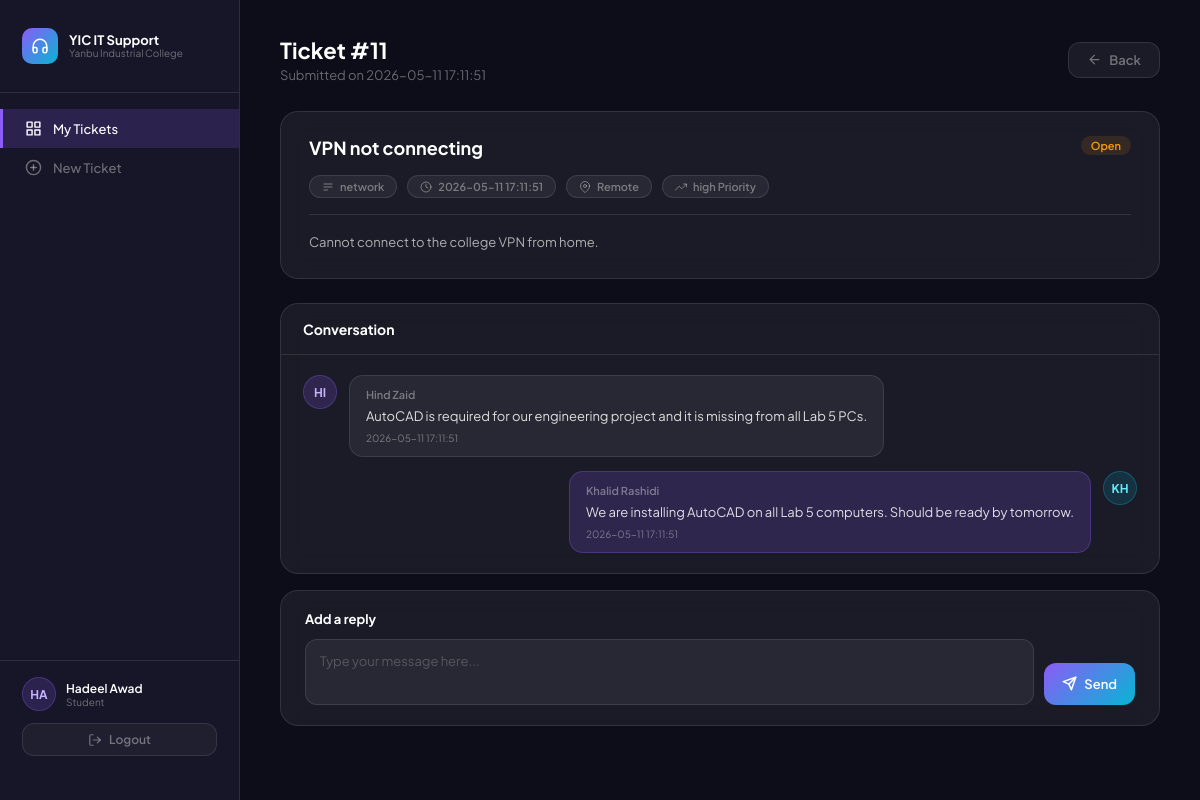
Page /student/ticket_detail.php?id=11 (signed in) on the committed database.
### tables this page shows
CREATE TABLE tickets (
    id INT AUTO_INCREMENT PRIMARY KEY,
    user_id INT NOT NULL,
    title VARCHAR(200) NOT NULL,
    description TEXT NOT NULL,
    category VARCHAR(50),
    priority ENUM('low', 'medium', 'high') DEFAULT 'medium',
    location VARCHAR(100),
    status ENUM('open', 'progress', 'resolved') DEFAULT 'open',
    created_at TIMESTAMP DEFAULT CURRENT_TIMESTAMP,
    updated_at TIMESTAMP DEFAULT CURRENT_TIMESTAMP ON UPDATE CURRENT_TIMESTAMP,
    FOREIGN KEY (user_id) REFERENCES users(id)
);

CREATE TABLE responses (
    id INT AUTO_INCREMENT PRIMARY KEY,
    ticket_id INT NOT NULL,
    user_id INT NOT NULL,
    message TEXT NOT NULL,
    created_at TIMESTAMP DEFAULT CURRENT_TIMESTAMP,
    FOREIGN KEY (ticket_id) REFERENCES tickets(id),
    FOREIGN KEY (user_id) REFERENCES users(id)
);

CREATE TABLE users (
    id INT AUTO_INCREMENT PRIMARY KEY,
    name VARCHAR(100) NOT NULL,
    email VARCHAR(100) NOT NULL UNIQUE,
    password VARCHAR(255) NOT NULL,
    role ENUM('student', 'admin') NOT NULL DEFAULT 'student',
    created_at TIMESTAMP DEFAULT CURRENT_TIMESTAMP
);

### student/ticket_detail.php (the view, shortened to what this page needs)
<?php
require '../includes/db.php';
$student_name     = $_SESSION['user_name'];
$student_initials = strtoupper(substr($student_name, 0, 1) . substr(strrchr($student_name, " "), 1, 1));
$ticket_id = $_GET['id'] ?? 0;
$stmt = $pdo->prepare("SELECT * FROM tickets WHERE id = ? AND user_id = ?");
$stmt->execute([$ticket_id, $_SESSION['user_id']]);
$ticket = $stmt->fetch();
$stmt = $pdo->prepare("
    SELECT responses.*, users.name as sender_name, users.role as sender_role
    FROM responses
    JOIN users ON responses.user_id = users.id
    WHERE responses.ticket_id = ?
    ORDER BY responses.created_at ASC
");
$stmt->execute([$ticket_id]);
$responses = $stmt->fetchAll();
?>
<!DOCTYPE html>
<html lang="en">
<head>
  <link rel="stylesheet" href="../css/style.css"/>
</head>
<body>
<div class="layout">
  <aside class="sidebar">
    <div class="sidebar-logo">
      <div class="sidebar-logo-icon">
        <svg viewBox="0 0 24 24" fill="none" stroke="white" stroke-width="2" stroke-linecap="round" stroke-linejoin="round">
          <path d="M3 18v-6a9 9 0 0 1 18 0v6"/>
          <path d="M21 19a2 2 0 0 1-2 2h-1a2 2 0 0 1-2-2v-3a2 2 0 0 1 2-2h3z"/>
          <path d="M3 19a2 2 0 0 0 2 2h1a2 2 0 0 0 2-2v-3a2 2 0 0 0-2-2H3z"/>
        </svg>
      </div>
      <div>
        <div class="sidebar-logo-name">YIC IT Support</div>
        <div class="sidebar-logo-college">Yanbu Industrial College</div>
      </div>
    </div>
    <nav>
      <a href="dashboard.php" class="nav-item active">
        <svg viewBox="0 0 24 24" fill="none" stroke="currentColor" stroke-width="2" stroke-linecap="round" stroke-linejoin="round">
          <rect x="3" y="3" width="7" height="7"/><rect x="14" y="3" width="7" height="7"/>
          <rect x="3" y="14" width="7" height="7"/><rect x="14" y="14" width="7" height="7"/>
        </svg>
        My Tickets
      </a>
      <a href="submit_ticket.php" class="nav-item">
        <svg viewBox="0 0 24 24" fill="none" stroke="currentColor" stroke-width="2" stroke-linecap="round" stroke-linejoin="round">
          <circle cx="12" cy="12" r="10"/>
          <line x1="12" y1="8" x2="12" y2="16"/>
          <line x1="8" y1="12" x2="16" y2="12"/>
        </svg>
        New Ticket
      </a>
    </nav>
    <div class="sidebar-bottom">
      <div class="user-info">
        <div class="user-avatar"><?php echo $student_initials; ?></div>
        <div>
          <div class="user-name"><?php echo $student_name; ?></div>
          <div class="user-role">Student</div>
        </div>
      </div>
      <a href="../logout.php">
        <button class="btn-logout">
          <svg viewBox="0 0 24 24" fill="none" stroke="currentColor" stroke-width="2" stroke-linecap="round" stroke-linejoin="round">
            <path d="M9 21H5a2 2 0 0 1-2-2V5a2 2 0 0 1 2-2h4"/>
            <polyline points="16 17 21 12 16 7"/>
            <line x1="21" y1="12" x2="9" y2="12"/>
          </svg>
          Logout
        </button>
      </a>
    </div>
  </aside>
  <main class="main">
    <div class="page-header">
      <div>
        <h1 class="page-title">Ticket #<?php echo $ticket['id']; ?></h1>
        <p class="page-subtitle">Submitted on <?php echo $ticket['created_at']; ?></p>
      </div>
      <a href="dashboard.php">
        <button class="btn btn-ghost">
          <svg viewBox="0 0 24 24" fill="none" stroke="currentColor" stroke-width="2" stroke-linecap="round" stroke-linejoin="round">
            <path d="M19 12H5M12 19l-7-7 7-7"/>
          </svg>
          Back
        </button>
      </a>
    </div>
    <div class="ticket-info">
      <div class="ticket-info-header">
        <h2 class="ticket-info-title"><?php echo htmlspecialchars($ticket['title']); ?></h2>
        <?php if ($ticket['status'] === 'open'): ?>
          <span class="badge-status badge-open">Open</span>
        <?php elseif ($ticket['status'] === 'progress'): ?>
          <span class="badge-status badge-progress">In Progress</span>
        <?php else: ?>
          <span class="badge-status badge-resolved">Resolved</span>
        <?php endif; ?>
      </div>
      <div class="ticket-meta">
        <span class="meta-pill">
          <svg viewBox="0 0 24 24" fill="none" stroke="currentColor" stroke-width="2" stroke-linecap="round" stroke-linejoin="round"><path d="M4 6h16M4 12h16M4 18h7"/></svg>
          <?php echo $ticket['category']; ?>
        </span>
        <span class="meta-pill">
          <svg viewBox="0 0 24 24" fill="none" stroke="currentColor" stroke-width="2" stroke-linecap="round" stroke-linejoin="round"><circle cx="12" cy="12" r="10"/><polyline points="12 6 12 12 16 14"/></svg>
          <?php echo $ticket['created_at']; ?>
        </span>
        <span class="meta-pill">
          <svg viewBox="0 0 24 24" fill="none" stroke="currentColor" stroke-width="2" stroke-linecap="round" stroke-linejoin="round"><path d="M21 10c0 7-9 13-9 13s-9-6-9-13a9 9 0 0 1 18 0z"/><circle cx="12" cy="10" r="3"/></svg>
          <?php echo $ticket['location']; ?>
        </span>
        <span class="meta-pill" style="color: <?php echo $ticket['priority'] === 'High' ? 'var(--status-open)' : 'var(--muted)'; ?>">
          <svg viewBox="0 0 24 24" fill="none" stroke="currentColor" stroke-width="2" stroke-linecap="round" stroke-linejoin="round"><polyline points="23 6 13.5 15.5 8.5 10.5 1 18"/><polyline points="17 6 23 6 23 12"/></svg>
          <?php echo $ticket['priority']; ?> Priority
        </span>
      </div>
      <p class="ticket-description"><?php echo htmlspecialchars($ticket['description']); ?></p>
    </div>
    <div class="thread-section">
      <div class="thread-section-header">Conversation</div>
      <div class="thread-body">
        <div class="thread">
          <?php foreach ($responses as $r): ?>
          <div class="thread-msg <?php echo $r['sender_role'] === 'admin' ? 'admin-msg' : ''; ?>">
              <div class="thread-avatar <?php echo $r['sender_role']; ?>">
                  <?php echo strtoupper(substr($r['sender_name'], 0, 2)); ?>
              </div>
              <div class="thread-bubble">
                  <div class="thread-name"><?php echo $r['sender_name']; ?></div>
                  <div class="thread-text"><?php echo htmlspecialchars($r['message']); ?></div>
                  <div class="thread-time"><?php echo $r['created_at']; ?></div>
              </div>
          </div>
          <?php endforeach; ?>
        </div>
      </div>
    </div>
    <?php if ($ticket['status'] !== 'resolved'): ?>
    <div class="reply-box">
      <p class="reply-box-title">Add a reply</p>
      <form action="" method="POST"
        <input type="hidden" name="action"    value="reply"/>
        <div class="reply-row">
          <textarea
            id="reply-text"
            name="message"
            placeholder="Type your message here..."
            required
          ></textarea>
          <button type="submit" class="btn btn-primary" style="padding: 13px 18px; align-self: flex-end;">
            <svg viewBox="0 0 24 24" fill="none" stroke="white" stroke-width="2.5" stroke-linecap="round" stroke-linejoin="round">
              <line x1="22" y1="2" x2="11" y2="13"/>
              <polygon points="22 2 15 22 11 13 2 9 22 2"/>
            </svg>
            Send
          </button>
        </div>
    </div>
    <?php endif; ?>
  </main>
</div>
</body>
</html>

### student/ticket_detail.php (style rules this page uses)
.ticket-info { background: var(--glass-bg); border: 1px solid var(--glass-bdr); border-radius: var(--radius-lg); padding: 24px 28px; margin-bottom: 24px; backdrop-filter: blur(12px); }
.ticket-info-header { display: flex; align-items: flex-start; justify-content: space-between; margin-bottom: 16px; gap: 16px; }
.ticket-info-title { font-size: 18px; font-weight: 700; color: var(--white); }
.ticket-meta { display: flex; flex-wrap: wrap; gap: 10px; margin-bottom: 16px; }
.meta-pill { display: inline-flex; align-items: center; gap: 6px; background: rgba(255,255,255,0.06); border: 1px solid var(--glass-bdr); border-radius: 20px; padding: 4px 12px; font-size: 11px; font-weight: 600; color: var(--muted); }
.meta-pill svg { width: 12px; height: 12px; }
.ticket-description { font-size: 13px; color: rgba(255,255,255,0.65); line-height: 1.8; padding-top: 16px; border-top: 1px solid var(--glass-bdr); }
.thread-section { background: var(--glass-bg); border: 1px solid var(--glass-bdr); border-radius: var(--radius-lg); overflow: hidden; backdrop-filter: blur(12px); margin-bottom: 16px; }
.thread-section-header { padding: 16px 22px; border-bottom: 1px solid var(--glass-bdr); font-size: 14px; font-weight: 700; color: var(--white); }
.thread-body { padding: 20px 22px; }
.reply-box { background: var(--glass-bg); border: 1px solid var(--glass-bdr); border-radius: var(--radius-lg); padding: 20px 24px; backdrop-filter: blur(12px); }
.reply-box-title { font-size: 13px; font-weight: 700; color: var(--white); margin-bottom: 12px; }
.reply-row { display: flex; gap: 10px; align-items: flex-end; }
.reply-row textarea { flex: 1; padding: 11px 14px; background: rgba(255,255,255,0.06); border: 1px solid var(--glass-bdr); border-radius: var(--radius); font-family: var(--font); font-size: 13px; color: var(--white); outline: none; resize: none; min-height: 60px; transition: border-color 0.2s, background 0.2s; line-height: 1.6; }
.reply-row textarea::placeholder { color: var(--dimmer); }

### rows in the picture
tickets: id "11", created_at "2026-05-11 17:11:51", title "VPN not connecting", category "network", location "Remote", priority "high", description "Cannot connect to the college VPN from home."
responses: user.name "HI", user.name "Hind Zaid", message "AutoCAD is required for our engineering project and it is missing from all Lab 5 PCs.", created_at "2026-05-11 17:11:51"
responses: user.name "KH", user.name "Khalid Rashidi", message "We are installing AutoCAD on all Lab 5 computers. Should be ready by tomorrow.", created_at "2026-05-11 17:11:51"

### other values in the picture
$student_initials "HA"
$student_name "Hadeel Awad"
